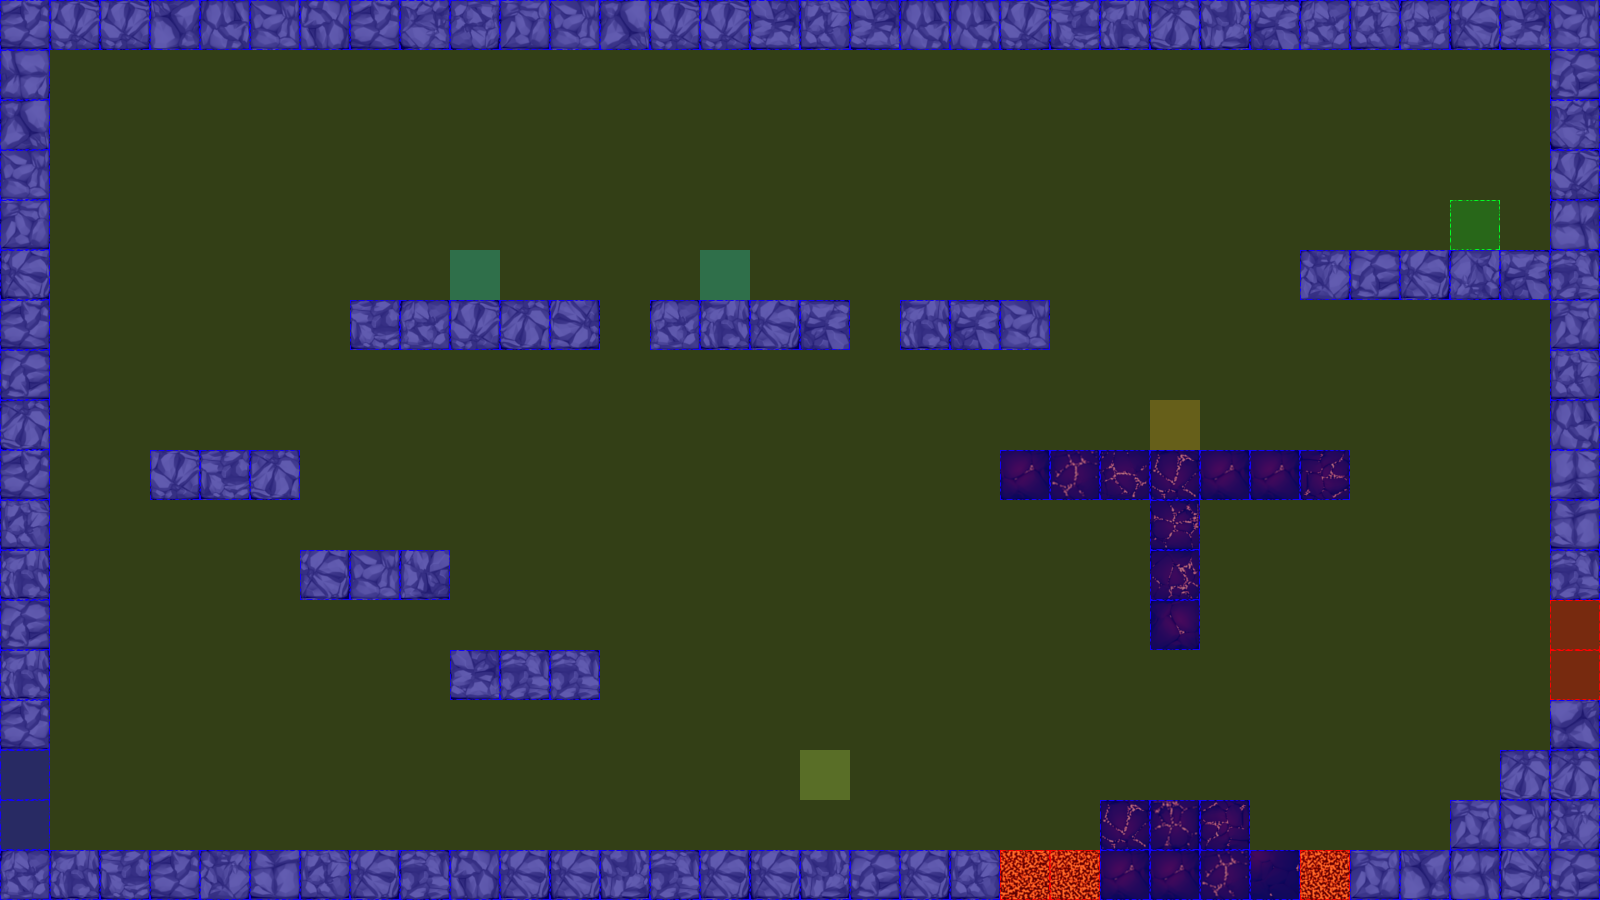

Below is a game level as drawn by its tile map, then a one-line description and the .tmx that defines it (tile-layer data replaced by summaries):
An orthogonal 32x18 tile map with 50x50 px tiles, 3 tile layers (terrain, collision, event), 2 tilesets.

<map version="1.0" orientation="orthogonal" renderorder="left-up" width="32" height="18" tilewidth="50" tileheight="50" nextobjectid="3">
 <tileset firstgid="1" name="tuiles cachot lave" tilewidth="50" tileheight="50" tilecount="64" columns="8">
  <image source="tuiles/tuiles cachot lave.png" width="400" height="400" />
 </tileset>
 <tileset firstgid="65" name="collisionTile" tilewidth="50" tileheight="50" tilecount="12" columns="3">
  <image source="tuiles/collisionTile.png" width="150" height="200" />
 </tileset>
 <layer name="terrain" width="32" height="18">
  <data>[576 cells, 557 non-empty, 48 distinct tile ids]</data>
 </layer>
 <layer name="collision" width="32" height="18">
  <data>[576 cells, 576 non-empty, 3 distinct tile ids]</data>
 </layer>
 <layer name="event" width="32" height="18">
  <data>[576 cells, 9 non-empty, 6 distinct tile ids]</data>
 </layer>
</map>
